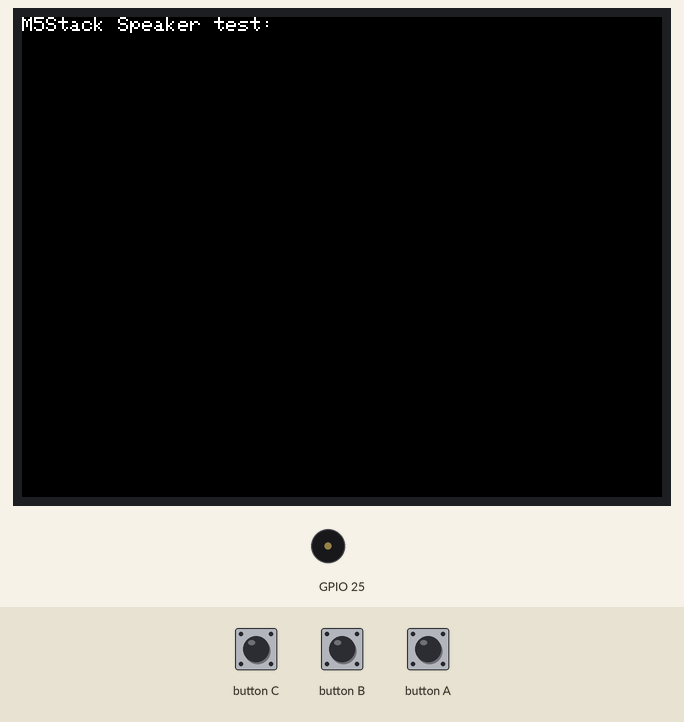
This sketch was run on a simulated ESP32. Shown: 320×240 colour display, buzzer (waves = sounding). The test bench sets the inputs (shaded band).

Above: at 1.3 s.
1.4 s: button B pressed for 0.15 s
At 2.3 s:
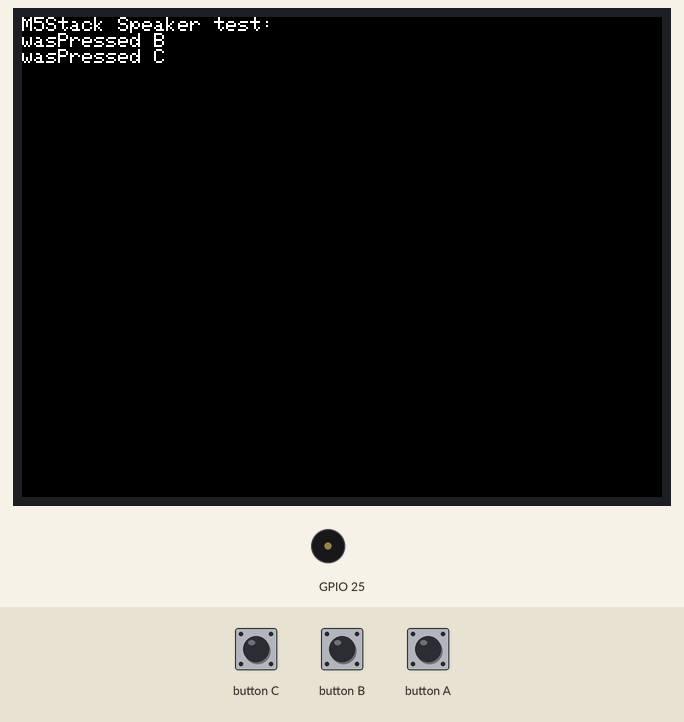
3.1 s: button A pressed for 0.15 s
At 4.4 s:
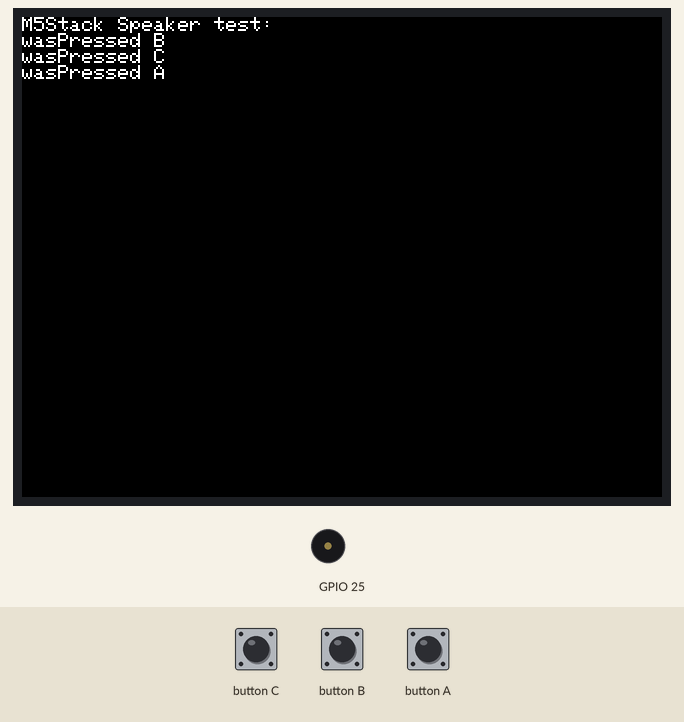
4.7 s: button B pressed for 1 s
At 6.0 s:
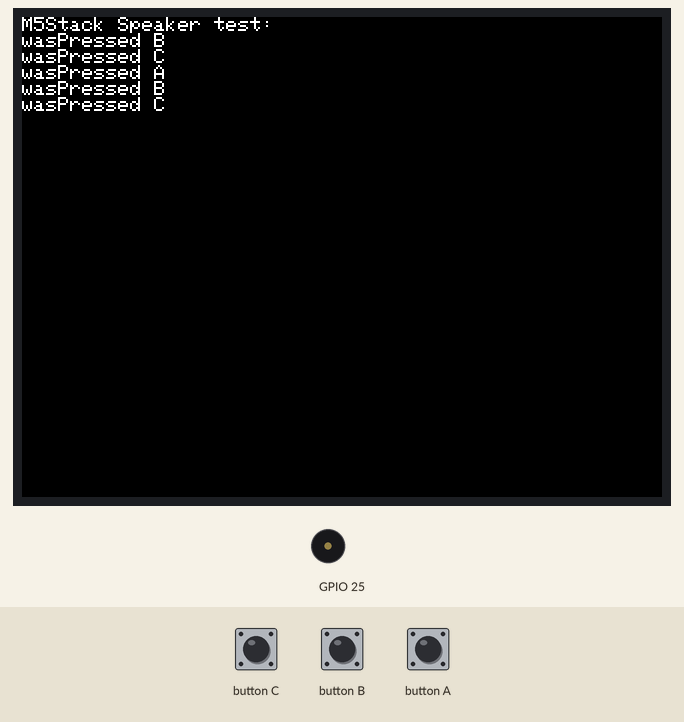
7.2 s: button A pressed for 1 s
At 7.7 s:
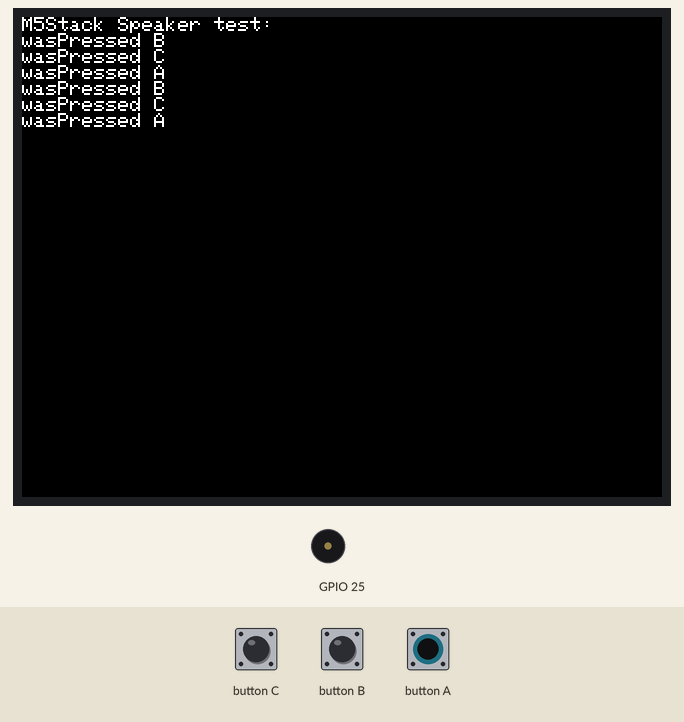
Timing chart, 0 to 10.2 s (numbered marks = the images above; inputs shaded):
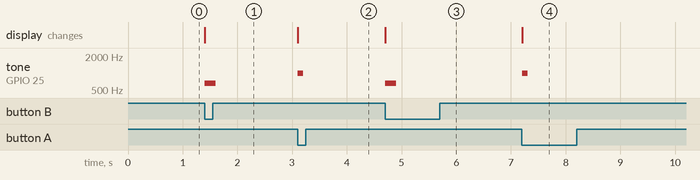

The sketch:

Speaker.ino
```cpp
#include <M5Stack.h>

#define NOTE_D0 -1
#define NOTE_D1 294
#define NOTE_D2 330
#define NOTE_D3 350
#define NOTE_D4 393
#define NOTE_D5 441
#define NOTE_D6 495
#define NOTE_D7 556
#define NOTE_E1 557
#define NOTE_G1 558
#define NOTE_F1 666
#define NOTE_Cd1 778

#define NOTE_DL1 147
#define NOTE_DL2 165
#define NOTE_DL3 175
#define NOTE_DL4 196
#define NOTE_DL5 221
#define NOTE_DL6 248
#define NOTE_DL7 278

#define NOTE_DH1 589
#define NOTE_DH2 661
#define NOTE_DH3 700
#define NOTE_DH4 786
#define NOTE_DH5 882
#define NOTE_DH6 990
#define NOTE_DH7 112

int music [] =
{
  NOTE_E1, NOTE_E1, NOTE_E1,
  NOTE_E1, NOTE_E1, NOTE_E1,
  NOTE_E1, NOTE_G1, NOTE_Cd1, NOTE_D1, NOTE_E1,
  NOTE_F1, NOTE_E1, NOTE_E1,
  NOTE_E1, NOTE_D1, NOTE_D1, NOTE_E1, NOTE_D1,
  NOTE_G1
  };


void setup() {
  // Initialize the M5Stack object
  M5.begin();

  M5.Lcd.printf("M5Stack Speaker test:\r\n");
}

void loop() {
  if(M5.BtnA.wasPressed()) {
    M5.Lcd.printf("wasPressed A \r\n");
    M5.Speaker.beep(); //beep
  }

  if(M5.BtnB.wasPressed())
  {
    M5.Lcd.printf("wasPressed B \r\n");
    M5.Speaker.tone(NOTE_DH2, 200); //frequency 3000, with a duration of 200ms
  }
    if(M5.BtnB.wasPressed())
  {
    M5.Lcd.printf("wasPressed C \r\n");
    M5.Speaker.tone(NOTE_DH2, 200); //frequency 3000, with a duration of 200ms
  }

  M5.update();
}
```

Measured:
- after the input at 1.4 s, tone on GPIO 25: silent → 661 Hz at once, → silent 0.20 s later; the display: changes at once (image 1)
- after the input at 3.1 s, tone on GPIO 25: silent → 1000 Hz at once, → silent 0.10 s later; the display: changes at once (image 2)
- after the input at 4.7 s, tone on GPIO 25: silent → 661 Hz at once, → silent 0.20 s later; the display: changes at once (image 3)
- after the input at 7.2 s, tone on GPIO 25: silent → 1000 Hz at once, → silent 0.10 s later; the display: changes at once (image 4)
